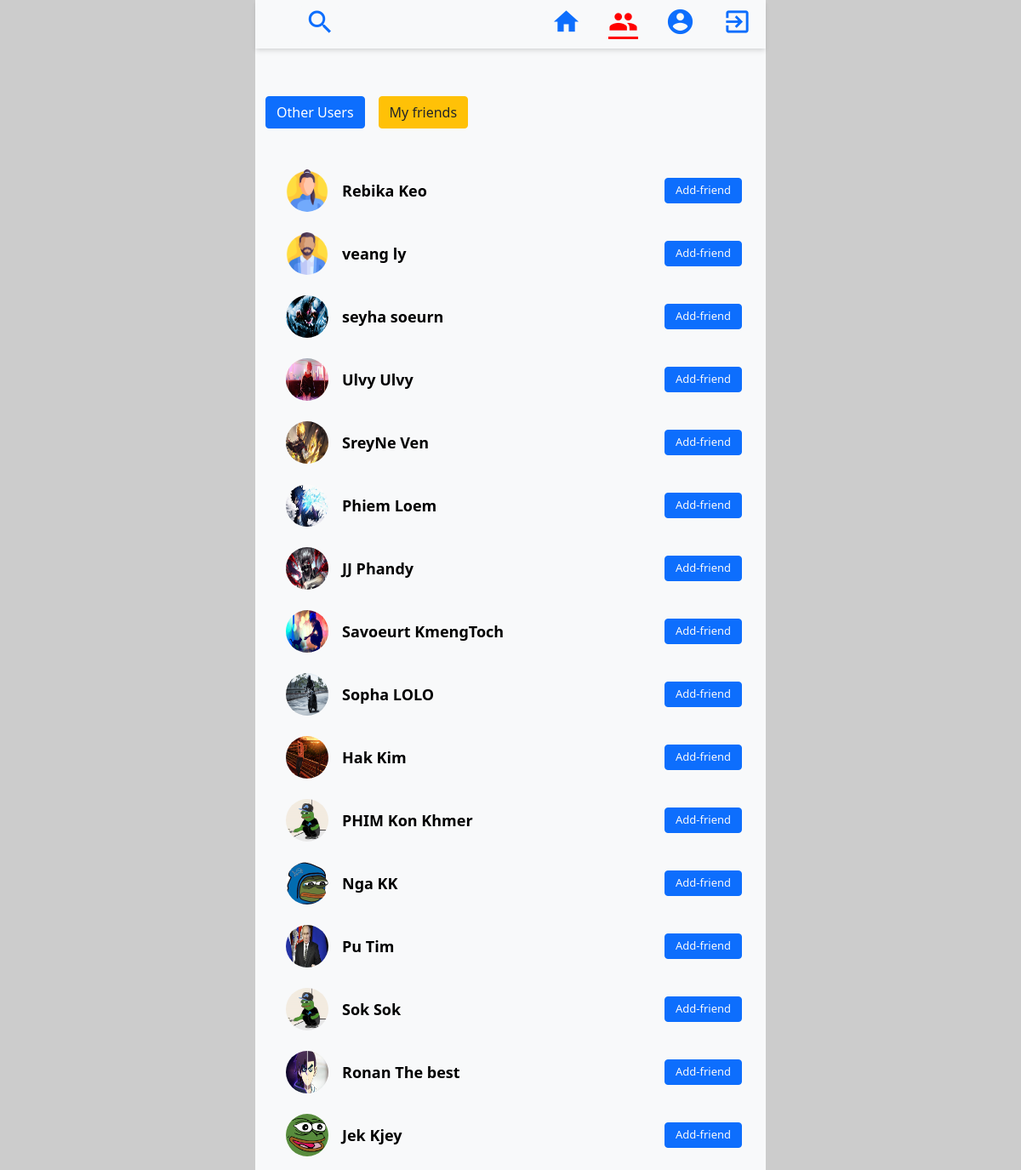
Page /views/friends_view.php (signed in) on the committed database.
### tables this page shows
CREATE TABLE `users` (
  `user_ID` int(11) NOT NULL,
  `firstName` varchar(22) DEFAULT NULL,
  `lastName` varchar(225) DEFAULT NULL,
  `gender` char(1) DEFAULT NULL,
  `dateOfBirth` date DEFAULT NULL,
  `phone` varchar(225) DEFAULT NULL,
  `email` varchar(225) DEFAULT NULL,
  `userPassword` varchar(22) DEFAULT NULL,
  `profile_image` varchar(200) DEFAULT NULL,
  `cover_image` varchar(200) DEFAULT NULL
);

### models/post.php (called while the page is built, shortened)
<?php
require_once('database.php');
    function getUserById($userID)
    {
        global $db;
        $statement = $db->prepare("select * from users where user_ID=:userID;");
        $statement->execute([
            ':userID' => $userID
        ]);
        $user = $statement->fetch();
        return $user;
    }
    function getAllUsersNotFriend($userID) {
        global $db;
        $statement = $db->prepare("SELECT user_ID FROM users where user_ID!=:userID and user_ID not in (SELECT friend_ID from friends where user_ID=:userID) order by user_ID desc");
        $statement->execute([
            ':userID' => $userID
        ]);
        $users = $statement->fetchAll();
        return $users;
    }
?>

### views/friends_view.php (the view, shortened to what this page needs)
<?php session_start();
require_once("../templates/header.php");
require_once("../templates/nav_bar.php");
if (isset($_SESSION["userID"]) and !empty($_SESSION["userID"])) {
?>
    <div>
        <div class="fri-menu-container d-flex mt-5 bg-light py-2">
            <form action="../views/friends_view.php" method="post">
                <button class="btn btn-primary me-3 text-ligh">Other Users</button>
            </form>
            <form action="../views/friends_view.php" method="post">
                <button class="btn btn-warning text-dark">My friends</button>
            </form>
        </div>
        <div class="d-flex flex-column py-3 fr-show-height">
            <?php
            require_once("../models/post.php");
            if (isset($_SESSION["userID"]) and !empty($_SESSION["userID"])) {
                $usersID = getAllUsersNotFriend($_SESSION["userID"]);
                if (!empty($usersID)) {
                    foreach ($usersID as $index => $userID) {
                        $user = getUserById($userID["user_ID"])
            ?>
            <div onclick="hideFriend(<?php echo $index; ?>)" style="visibility:visible;" class="d-flex post-footer justify-content-between AFriend" id="$index">
                <div class="d-flex post-footer ms-4 mt-4">
                    <a class="profile-contain" href="profile_view.php?seykey=<?php echo $user["user_ID"]; ?>"><img width="50" height="50" src="../images/<?php
                        if (!empty($user["profile_image"])) {
                            echo $user["profile_image"];
                        } else {
                            if($user["gender"] == "M") {
                                echo "man.png";
                            } else {
                                echo "woman.png";
                            };
                        }
                    ?>" alt=""></a>
                    <a class="ms-3 user-name" href="profile_view.php?seykey=<?php echo $user["user_ID"]; ?>"><?php echo $user["firstName"]  . " " . $user["lastName"] ?></a>
                </div>
                <form action="
                ?>" method="post" target="friend" class="d-flex post-footer me-3">
                    <button type="submit" class="btn btn-primary text-light py-1 m-0 mt-4 btn-add-fri" >
                        <?php
                            $role = "Add-friend";
                            echo $role;
                        ?>
                    </button>
                </form>
            </div>
            <?php
                    };
                };
            };
            ?>
        </div>
    </div>
<?php
} else {
    header("location: ../index.php");
}
require_once("../templates/footer.php");
?>

### css/style.css (style rules this page uses)
body { background-color: rgb(204, 204, 204); }
a { text-decoration: none; cursor: pointer; color: black; }
button { border-radius: 4px; border: none; }
.profile-contain img { width: 50px; height: 50px; border-radius: 50%; }
.user-name { font-weight: bold; font-size: 18px; }
.post-footer { align-items: center; }
.fri-menu-container { position: sticky; top: 50px; z-index: 100000; }
.btn-add-fri { font-size: 13px; }
.fr-show-height { min-height: 80vh; }

### rows in the picture
users: firstName "Rebika", lastName "Keo", role "Add-friend"
users: firstName "veang", lastName "ly", role "Add-friend"
users: profile_image (picture), firstName "seyha", lastName "soeurn", role "Add-friend"
users: profile_image (picture), firstName "Ulvy", lastName "Ulvy", role "Add-friend"
users: profile_image (picture), firstName "SreyNe", lastName "Ven", role "Add-friend"
users: profile_image (picture), firstName "Phiem", lastName "Loem", role "Add-friend"
users: profile_image (picture), firstName "JJ", lastName "Phandy", role "Add-friend"
users: profile_image (picture), firstName "Savoeurt", lastName "KmengToch", role "Add-friend"
users: profile_image (picture), firstName "Sopha", lastName "LOLO", role "Add-friend"
users: profile_image (picture), firstName "Hak", lastName "Kim", role "Add-friend"
users: profile_image (picture), firstName "PHIM", lastName "Kon Khmer", role "Add-friend"
users: profile_image (picture), firstName "Nga", lastName "KK", role "Add-friend"
users: profile_image (picture), firstName "Pu", lastName "Tim", role "Add-friend"
users: profile_image (picture), firstName "Sok", lastName "Sok", role "Add-friend"
users: profile_image (picture), firstName "Ronan", lastName "The best", role "Add-friend"
users: profile_image (picture), firstName "Jek", lastName "Kjey", role "Add-friend"
